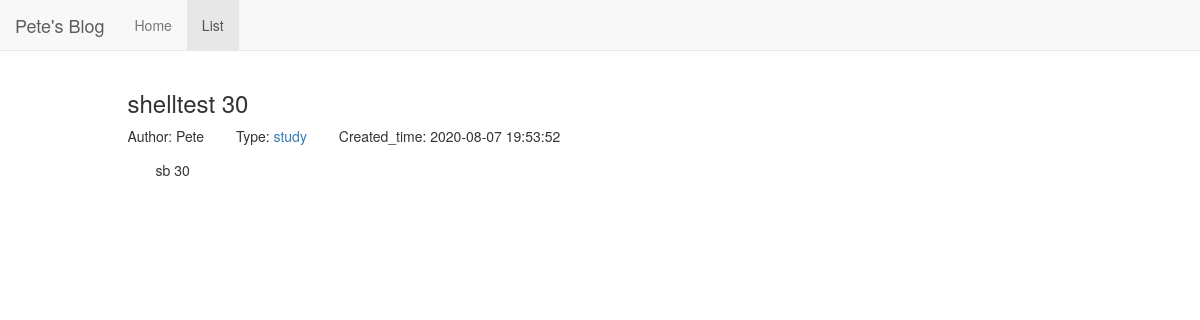
The app's page /blog/35 with its own data.
### blog/models.py (models this page shows, shortened)
class Blog(models.Model):
    title = models.CharField(max_length=20)
    blog_type = models.ForeignKey(BlogType,on_delete=models.DO_NOTHING)
    content = models.TextField()
    author = models.ForeignKey(User, on_delete=models.DO_NOTHING)
    created_time = models.DateTimeField(auto_now_add=True)
    last_update_time = models.DateTimeField(auto_now=True)
    class Meta:
        ordering = ['-created_time']

class BlogType(models.Model):
    type_name = models.CharField(max_length=20)
    def __str__(self):
        return self.type_name

### blog/views.py (the view)
# urls.py: path('<int:blog_pk>', views.blog_detail, name="blog_detail"),
def blog_detail(request,blog_pk):
    context = {}
    context['blog'] = get_object_or_404(Blog, pk=blog_pk)
    return render_to_response('blog/blog_detail.html',context)

### blog/templates/blog/blog_detail.html (shortened to what this page needs)
{% extends 'base.html' %}
{% block nav_blog_avtive %}active{% endblock %}
{% load staticfiles %}
{% block header_extends %}
    <link rel="stylesheet" type="text/css" href="{% static 'blog/blog.css' %}">
{% endblock %}}
{% block content %}
    <div class="container">
        <div class="row">
           <div class="col-xs-10 col-xs-offset-1">
                <h3>{{ blog.title }}</h3>
                <ul class="blog-info-decription">
                    <li>Author: {{ blog.author }}</li>
                    <li>Type: <a href="{% url 'blog_with_type' blog.blog_type.pk %}">{{blog.blog_type}}</a></li>
                    <li>Created_time: {{ blog.created_time|date:"Y-m-d H:i:s" }}</li>
                </ul>
                <div class="blog-content">{{ blog.content }}</div>
           </div>
        </div>
    </div>
{% endblock %}

### static/base.css (style rules this page uses)
* { margin: 0; padding: 0; }
body { margin-top: 70px!important; }

### blog/static/blog/blog.css (style rules this page uses)
ul.blog-info-decription { list-style-type: none; margin-bottom: 1em; }
ul.blog-info-decription li { display: inline-block; margin-right: 2em; }
div.blog-content { text-indent: 2em; }

### records on screen
Blog: title "shelltest 30", author "Pete", blog_type "study", created_time "2020-08-07 19:53:52", content "sb 30"
